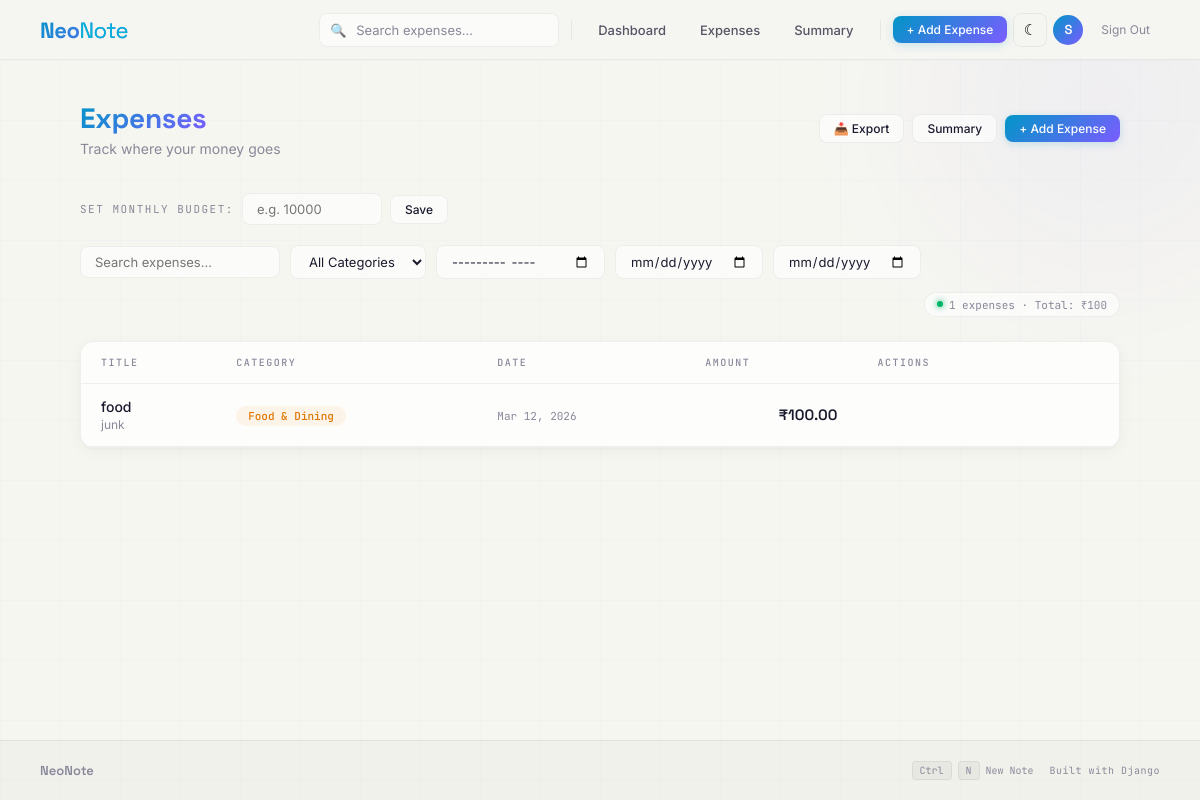
The app's page /expenses/ (signed in) with its own data.
### expenses/models.py (models this page shows, shortened)
class Expense(models.Model):
    CATEGORY_CHOICES = [
        ('food', 'Food & Dining'),
        ('transport', 'Transport'),
        ('shopping', 'Shopping'),
        ('bills', 'Bills & Utilities'),
        ('entertainment', 'Entertainment'),
        ('health', 'Health'),
        ('education', 'Education'),
        ('other', 'Other'),
    ]
    RECURRENCE_CHOICES = [
        ('none', 'One-time'),
        ('daily', 'Daily'),
        ('weekly', 'Weekly'),
        ('monthly', 'Monthly'),
        ('yearly', 'Yearly'),
    ]
    user = models.ForeignKey(User, on_delete=models.CASCADE)
    title = models.CharField(max_length=200)
    amount = models.DecimalField(max_digits=10, decimal_places=2)
    category = models.CharField(max_length=20, choices=CATEGORY_CHOICES, default='other')
    date = models.DateField()
    note = models.TextField(blank=True)
    recurrence = models.CharField(max_length=10, choices=RECURRENCE_CHOICES, default='none')
    is_recurring_parent = models.BooleanField(default=False)
    parent_expense = models.ForeignKey('self', null=True, blank=True, on_delete=models.SET_NULL, related_name='recurring_children')
    next_due_date = models.DateField(null=True, blank=True)
    created_at = models.DateTimeField(auto_now_add=True)
    class Meta:
        ordering = ['-date', '-created_at']

### expenses/views.py (the view)
# urls.py: path('', views.expense_list, name='expense_list'),
@login_required
def expense_list(request):
    generate_recurring_expenses(request.user)
    expenses = Expense.objects.filter(user=request.user)
    category = request.GET.get('category', '')
    month = request.GET.get('month', '')
    query = request.GET.get('q', '')
    date_from = request.GET.get('date_from', '')
    date_to = request.GET.get('date_to', '')
    if query:
        expenses = expenses.filter(Q(title__icontains=query) | Q(note__icontains=query))
    if category:
        expenses = expenses.filter(category=category)
    if month:
        year, m = month.split('-')
        expenses = expenses.filter(date__year=int(year), date__month=int(m))
    if date_from:
        expenses = expenses.filter(date__gte=date_from)
    if date_to:
        expenses = expenses.filter(date__lte=date_to)
    total = expenses.aggregate(total=Sum('amount'))['total'] or 0
    budget_limit = 0
    budget_percentage = 0
    today = date.today()
    monthly_total = Expense.objects.filter(
        user=request.user, date__year=today.year, date__month=today.month
    ).aggregate(total=Sum('amount'))['total'] or 0
    try:
        budget = request.user.budget_setting
        budget_limit = budget.monthly_limit
        if budget_limit > 0:
            budget_percentage = min(round((float(monthly_total) / float(budget_limit)) * 100), 100)
    except BudgetSetting.DoesNotExist:
        pass
    return render(request, 'expenses/expense_list.html', {
        'expenses': expenses,
        'total': total,
        'selected_category': category,
        'selected_month': month,
        'query': query,
        'date_from': date_from,
        'date_to': date_to,
        'categories': Expense.CATEGORY_CHOICES,
        'budget_limit': budget_limit,
        'budget_percentage': budget_percentage,
        'monthly_total': monthly_total,
    })

### expenses/views.py (called while the page is built, shortened)
def generate_recurring_expenses(user):
    today = date.today()
    parents = Expense.objects.filter(
        user=user, is_recurring_parent=True, next_due_date__lte=today
    )

### expenses/templates/expenses/expense_list.html (shortened to what this page needs)
{% extends "expenses/base_expenses.html" %}
{% block content %}
<div id="real-expenses" style="display:none;">
<div class="animate-in">
    <div class="page-header">
        <div>
            <h1 class="page-title"><span class="highlight">Expenses</span></h1>
            <p class="page-subtitle">Track where your money goes</p>
        </div>
        <div class="header-actions">
            <a href="{% url 'expense_export_csv' %}?{{ request.GET.urlencode }}" class="btn btn-ghost btn-sm" title="Download CSV">&#128229; Export</a>
            <a href="{% url 'expense_summary' %}" class="btn btn-ghost btn-sm">Summary</a>
            <a href="{% url 'expense_create' %}" class="btn btn-primary btn-sm">+ Add Expense</a>
        </div>
    </div>
    <div class="budget-set-row">
        <form method="post" action="{% url 'set_budget' %}" class="budget-set-form">
            <label class="budget-bar-title">Set Monthly Budget:</label>
            <input type="number" name="monthly_limit" class="filter-select" style="width:140px;" placeholder="e.g. 10000" step="100" min="0" value="{% if budget_limit > 0 %}{{ budget_limit }}{% endif %}">
            <button type="submit" class="btn btn-ghost btn-sm">Save</button>
        </form>
    </div>
    <div class="filter-row">
        <form method="get" class="filter-form">
            <input type="text" name="q" class="filter-select" style="width: 200px;" placeholder="Search expenses..." value="{{ query|default:'' }}">
            <select name="category" class="filter-select" onchange="this.form.submit()">
                <option value="">All Categories</option>
            </select>
            <input type="month" name="month" class="filter-select" value="{{ selected_month }}" onchange="this.form.submit()">
            <input type="date" name="date_from" class="filter-select" value="{{ date_from }}" placeholder="From" title="From date" onchange="this.form.submit()">
            <input type="date" name="date_to" class="filter-select" value="{{ date_to }}" placeholder="To" title="To date" onchange="this.form.submit()">
        </form>
        <div class="filter-summary">
            <span class="note-count"><span class="live-dot"></span> {{ expenses|length }} expenses &middot; Total: &#8377;{{ total }}</span>
        </div>
    </div>
    {% if expenses %}
    <div class="expense-table-wrapper">
        <table class="expense-table">
            <thead>
                <tr>
                    <th>Title</th>
                    <th>Category</th>
                    <th>Date</th>
                    <th class="text-right">Amount</th>
                    <th class="text-right">Actions</th>
                </tr>
            </thead>
            <tbody>
                {% for expense in expenses %}
                <tr class="expense-row">
                    <td>
                        <div class="expense-title-cell">
                            {{ expense.title }}
                        </div>
                        {% if expense.note %}<div class="expense-note-cell">{{ expense.note|truncatewords:8 }}</div>{% endif %}
                    </td>
                    <td><span class="category-badge cat-{{ expense.category }}">{{ expense.get_category_display }}</span></td>
                    <td><span class="expense-date">{{ expense.date|date:"M d, Y" }}</span></td>
                    <td class="text-right"><span class="expense-amount">&#8377;{{ expense.amount }}</span></td>
                    <td class="text-right">
                    </td>
                </tr>
                {% endfor %}
            </tbody>
        </table>
    </div>
    {% endif %}
</div>
</div>
{% endblock %}

### notes/templates/notes/base.html (shortened to what this page needs)
<!DOCTYPE html>
<html lang="en">
<head>
</head>
<body>
    <nav class="navbar" role="navigation" aria-label="Main navigation">
        <a href="{% url 'home' %}" class="navbar-brand" aria-label="NeoNote Home">Neo<span>Note</span></a>
        <div class="navbar-actions" id="navActions">
            {% block nav_search %}{% endblock %}
            {% block nav_links %}{% endblock %}
            {% block nav_new_btn %}{% endblock %}
            <button class="theme-toggle" id="themeToggle" aria-label="Toggle dark mode">&#9790;</button>
            <div class="user-menu">
                <span class="user-avatar" aria-hidden="true">{{ request.user.username|make_list|first|upper }}</span>
                <a href="{% url 'signout' %}" class="signout-link">Sign Out</a>
            </div>
        </div>
    </nav>
    <main class="main-container" role="main">
        {% block content %}{% endblock %}
    </main>
    <footer class="site-footer">
        <span class="footer-brand">NeoNote</span>
        <div class="footer-links">
            <span class="footer-kbd">
                <span class="kbd">Ctrl</span><span class="kbd">N</span> New Note
            </span>
            <span class="footer-text">Built with Django</span>
        </div>
    </footer>
</body>
</html>

### expenses/templates/expenses/expense_list.html (style rules this page uses)
.page-subtitle { color: var(--text-muted); font-size: 14px; margin-top: 4px; }
.header-actions { display: flex; gap: 8px; align-items: center; }
.budget-set-row { margin-bottom: 20px; }
.budget-set-form { display: inline-flex; align-items: center; gap: 8px; }
.filter-row { display: flex; gap: 12px; flex-wrap: wrap; margin-bottom: 24px; align-items: center; }
.filter-form { display: flex; gap: 10px; flex-wrap: wrap; align-items: center; }
.filter-summary { margin-left: auto; }
.filter-select { padding: 7px 14px; background: var(--input-bg); border: 1px solid var(--border-glass); border-radius: 8px; font-family: 'Inter', sans-serif; font-size: 13px; color: var(--text-primary); outline: none; cursor: pointer; transition: all 0.2s ease; }
.expense-table-wrapper { background: var(--bg-card); border: 1px solid var(--border-glass); border-radius: var(--radius); backdrop-filter: blur(10px); box-shadow: var(--shadow-soft); overflow: hidden; }
.expense-table { width: 100%; border-collapse: collapse; }
.expense-table thead th { font-family: 'JetBrains Mono', monospace; font-size: 10px; font-weight: 500; text-transform: uppercase; letter-spacing: 1.5px; color: var(--text-muted); padding: 14px 20px; border-bottom: 1px solid var(--border-glass); text-align: left; }
.expense-table tbody td { padding: 14px 20px; font-size: 14px; border-bottom: 1px solid var(--border-glass); vertical-align: middle; }
.text-right { text-align: right; }
.expense-row { transition: all 0.2s ease; animation: fadeInUp 0.3s ease forwards; }
.expense-title-cell { font-weight: 500; color: var(--text-primary); }
.expense-note-cell { font-size: 12px; color: var(--text-muted); margin-top: 2px; }
.category-badge { font-family: 'JetBrains Mono', monospace; font-size: 11px; padding: 3px 12px; border-radius: 50px; font-weight: 500; }
.cat-food { background: rgba(224, 120, 0, 0.08); color: var(--accent-orange); }
.expense-date { font-family: 'JetBrains Mono', monospace; font-size: 11px; color: var(--text-muted); }
.expense-amount { font-family: 'Space Grotesk', sans-serif; font-size: 15px; font-weight: 600; color: var(--text-primary); }

### records on screen
Expense: title "food", note "junk", category "Food & Dining", date "Mar 12, 2026", amount "100.00"

### other values on screen
{{ request.user.username|make_list|first|upper }} "S"
{{ expenses|length }} "1"
{{ total }} "100"
